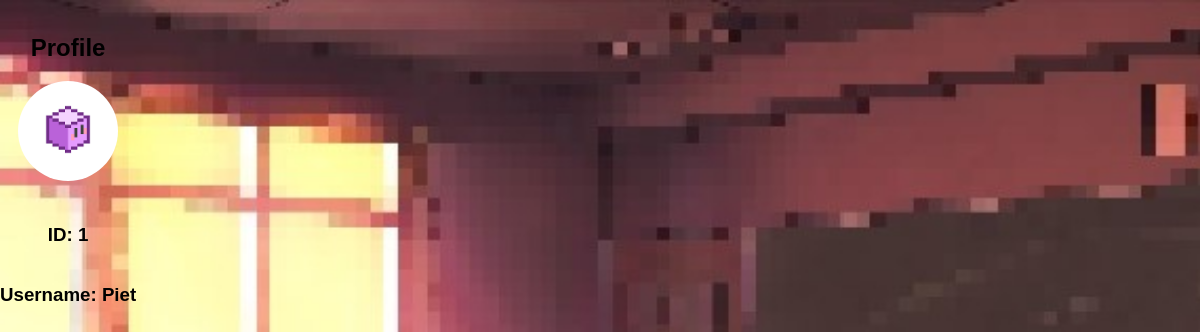
The page /profile.php?id=1 on the database its author committed.
### tables this page shows
CREATE TABLE `gebruikers` (
  `id` int(10) NOT NULL,
  `gebruikersnaam` varchar(225) NOT NULL,
  `wachtwoord` varchar(225) NOT NULL,
  `foto` varchar(225) DEFAULT '/assets/images/profile-icon.png',
  `vrienden` varchar(255) DEFAULT NULL,
  `badges` varchar(255) DEFAULT NULL
);

### profile.php (the view, shortened to what this page needs)
<?php
include './database/connect.php';
if (isset($_GET['id']) && !empty($_GET['id'])) {
    $user_id = $_GET['id'];
    $user_sql = "SELECT * FROM gebruikers WHERE id = $user_id";
    $user_result = $conn->query($user_sql);
    $user_row = $user_result->fetch_assoc();
}
?>
<!DOCTYPE html>
<html lang="en">
<head>
    <link rel="stylesheet" href="/css/style.css">
</head>
<body>
    <main>
    <?php if (isset($user_row) && $user_row): ?>
            <section id="profile">
                <h1>Profile</h1>
                <article id="profile-pic">
                    <img class="profile-picture" src="<?php echo $user_row['foto']; ?>" alt="Profile Picture">
                </article>
                <h3>ID: <?php echo $user_row['id']; ?></h3>
                <h3>Username: <?php echo $user_row['gebruikersnaam']; ?></h3>
            <?php else: ?>
                            <p>User not found</p>
            <?php endif; ?>
        </section>
    </main>
</body>
</html>

### css/style.css (style rules this page uses)
html, body { margin: 0; padding: 0; background-color: rgb(174, 164, 164); font-family: 'Arial', sans-serif; height: 100%; background-repeat: no-repeat; background-size: cover; }
body { display: flex; }
#profile { text-align: center; align-items: center; align-content: center; justify-content: center; display: flex; flex-direction: column; margin-top: 10%; }
#profile img { width: 100px; height: 100px; border-radius: 50%; margin-bottom: 20px; }
#profile { display: flex; flex-direction: column; align-items: center; justify-content: center; margin-top: 10%; }

### rows shown on the page
gebruikers: foto (picture), id "1", gebruikersnaam "Piet"
